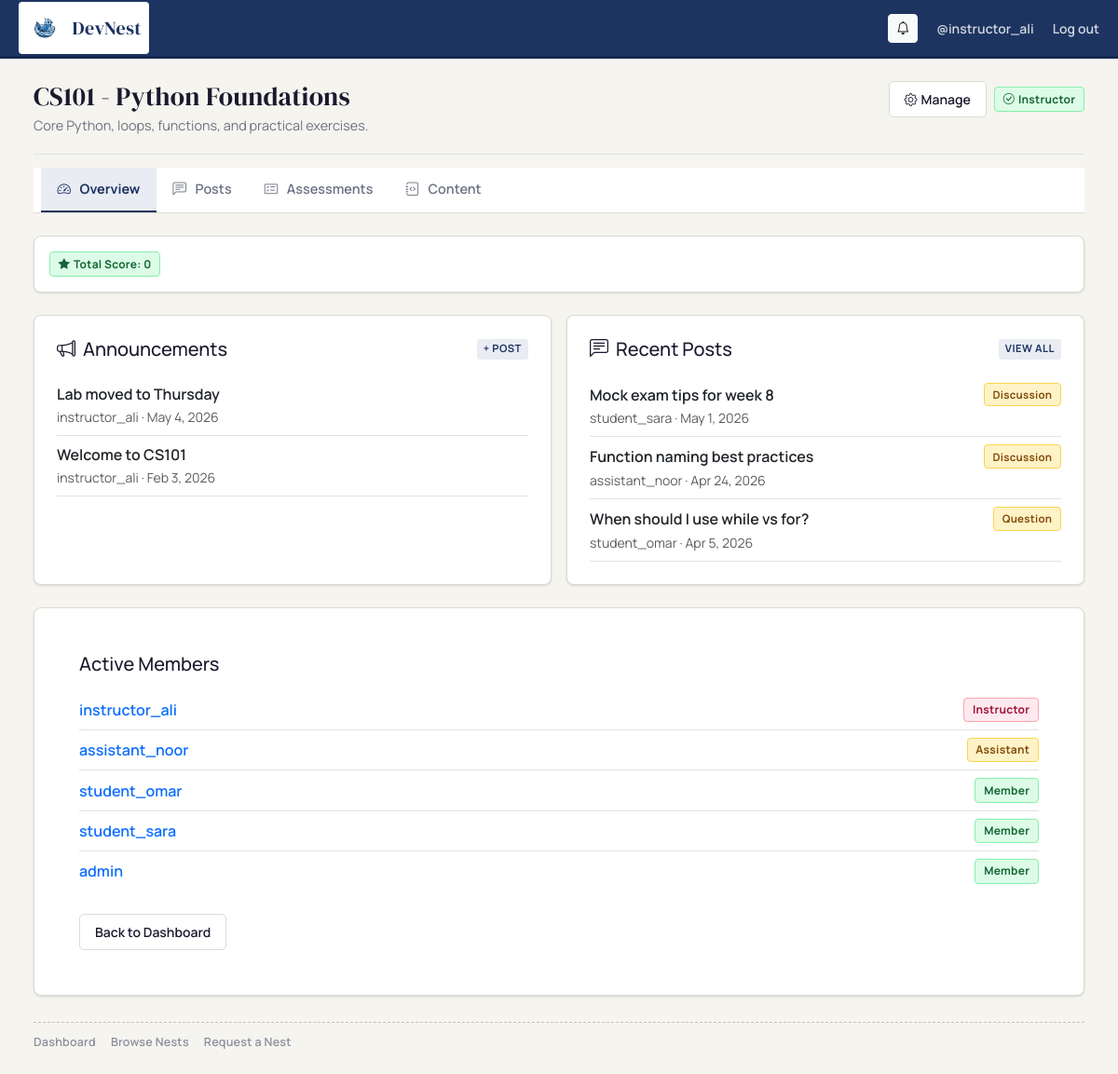
/nests/1/ (signed in), run on the app's committed database.
### nests/models.py (models this page shows, shortened)
class Nest(models.Model):
    class Status(models.TextChoices):
        PENDING  = 'pending',  'Pending'
        APPROVED = 'approved', 'Approved'
        REJECTED = 'rejected', 'Rejected'
    name        = models.CharField(max_length=255)
    description = models.TextField()
    creator     = models.ForeignKey(settings.AUTH_USER_MODEL, on_delete=models.CASCADE)
    members     = models.ManyToManyField(
        settings.AUTH_USER_MODEL,
        through='NestMembership',
        related_name='nests',
    )
    status      = models.CharField(
        max_length=20,
        choices=Status.choices,
        default=Status.PENDING,
    )
    created_at  = models.DateTimeField(auto_now_add=True)
    def membership_for(self, user):
        if not getattr(user, 'is_authenticated', False):
            return None
        return self.memberships.filter(user=user, status=NestMembership.Status.ACTIVE).first()
    def is_nest_staff(self, user):
        m = self.membership_for(user)
        return m is not None and m.role in (NestMembership.Role.INSTRUCTOR, NestMembership.Role.ASSISTANT)

class NestMembership(models.Model):
    class Role(models.TextChoices):
        INSTRUCTOR = 'instructor', 'Instructor'
        ASSISTANT  = 'assistant',  'Assistant'
        MEMBER     = 'member',     'Member'
    class Status(models.TextChoices):
        PENDING  = 'pending',  'Pending'
        ACTIVE   = 'active',   'Active'
        REJECTED = 'rejected', 'Rejected'
    nest      = models.ForeignKey(Nest, on_delete=models.CASCADE, related_name='memberships')
    user      = models.ForeignKey(settings.AUTH_USER_MODEL, on_delete=models.CASCADE, related_name='nest_memberships')
    role      = models.CharField(max_length=20, choices=Role.choices, default=Role.MEMBER)
    status    = models.CharField(max_length=20, choices=Status.choices, default=Status.PENDING)
    joined_at = models.DateTimeField(auto_now_add=True)
    class Meta:
        constraints = [
            models.UniqueConstraint(fields=['nest', 'user'], name='unique_nest_membership')
        ]
        ordering = ['nest', 'joined_at']

### posts/models.py (models this page shows, shortened)
class Post(models.Model):
    user = models.ForeignKey(User, on_delete=models.CASCADE)
    nest = models.ForeignKey(Nest, on_delete=models.CASCADE, related_name='posts', null=True, blank=True)
    title = models.CharField(max_length=200)
    content = models.TextField()
    is_pinned = models.BooleanField(default=False)
    post_type = models.ForeignKey(PostType, on_delete=models.CASCADE, default=None, null=True, blank=True)
    tags = models.ManyToManyField(PostTag, blank=True, related_name='posts')
    created_at = models.DateTimeField(auto_now_add=True)
    class Meta:
        ordering = ['-created_at']

class PostType(models.Model):
    name = models.CharField(max_length=128, unique=True)

### nests/views.py (the view)
# urls.py: path('<int:nest_id>/',        views.nest_detail_view,       name='nest_detail'),
def nest_detail_view(request: HttpRequest, nest_id: int):
    if not request.user.is_authenticated:
        return _require_auth(request, 'You must be signed in to view nest details.')
    """Dashboard for an approved nest: shows announcements and recent posts."""
    nest = get_object_or_404(Nest, pk=nest_id, status=Nest.Status.APPROVED)
    membership = nest.membership_for(request.user)
    pending_membership = nest.memberships.filter(
        user=request.user, status=NestMembership.Status.PENDING
    ).first()
    total_score = (
        Submission.objects
        .filter(student=request.user, assessment__nest=nest)
        .aggregate(total=Sum('score'))['total'] or 0
    )
    ann_type = PostType.objects.filter(name='Announcement').first()
    announcements = (
        Post.objects.filter(nest=nest, post_type=ann_type).order_by('-created_at')[:5]
        if ann_type else []
    )
    recent_posts = (
        Post.objects.filter(nest=nest)
        .exclude(post_type=ann_type)
        .order_by('-created_at')[:5]
        if ann_type else Post.objects.filter(nest=nest).order_by('-created_at')[:5]
    )
    return render(request, 'nests/nest_detail.html', {
        'nest': nest,
        'membership': membership,
        'pending_membership': pending_membership,
        'can_manage': nest.is_nest_staff(request.user) or nest.is_site_staff(request.user),
        'announcements': announcements,
        'recent_posts': recent_posts,
        'total_score': total_score,
    })

### nests/templates/nests/nest_detail.html (shortened to what this page needs)
{% extends "nests/nest_detail_base.html" %}
{% block tab_overview %}active{% endblock %}
{% block feature_content %}
<div class="nest-surface p-3 mb-4">
    <span class="nest-chip nest-chip-approved">
        <i class="bi bi-star-fill me-1"></i> Total Score: {{ total_score }}
    </span>
</div>
<div class="row g-3 mb-4">
    <div class="col-12 col-lg-6">
        <div class="nest-surface p-4 h-100 d-flex flex-column">
            <div class="d-flex justify-content-between align-items-center mb-3">
                <h5 class="mb-0"><i class="bi bi-megaphone me-2"></i>Announcements</h5>
                {% if can_manage %}
                    <a href="{% url 'nests:nest_posts' nest_id=nest.pk %}" class="nest-subnav-badge text-decoration-none">+ Post</a>
                {% endif %}
            </div>
            {% if announcements %}
                <ul class="list-group list-group-flush">
                    {% for post in announcements %}
                        <li class="list-group-item px-0 py-2 border-0 border-bottom">
                            <div class="fw-semibold">{{ post.title }}</div>
                            <small class="text-muted">{{ post.user.username }} &middot; {{ post.created_at|date:"M j, Y" }}</small>
                        </li>
                    {% endfor %}
                </ul>
            {% else %}
                <p class="text-muted mb-0">No announcements yet.</p>
            {% endif %}
        </div>
    </div>
    <div class="col-12 col-lg-6">
        <div class="nest-surface p-4 h-100 d-flex flex-column">
            <div class="d-flex justify-content-between align-items-center mb-3">
                <h5 class="mb-0"><i class="bi bi-chat-left-text me-2"></i>Recent Posts</h5>
                <a href="{% url 'nests:nest_posts' nest_id=nest.pk %}" class="nest-subnav-badge text-decoration-none">View all</a>
            </div>
            {% if recent_posts %}
                <ul class="list-group list-group-flush">
                    {% for post in recent_posts %}
                        <li class="list-group-item px-0 py-2 border-0 border-bottom">
                            <div class="d-flex justify-content-between align-items-center gap-2">
                                <span class="fw-semibold">{{ post.title }}</span>
                                {% if post.post_type %}
                                    <span class="nest-chip nest-chip-pending" style="font-size:.72rem">{{ post.post_type.name }}</span>
                                {% endif %}
                            </div>
                            <small class="text-muted">{{ post.user.username }} &middot; {{ post.created_at|date:"M j, Y" }}</small>
                        </li>
                    {% endfor %}
                </ul>
            {% else %}
                <p class="text-muted mb-0">No posts yet. <a href="{% url 'nests:nest_posts' nest_id=nest.pk %}">Start the first one.</a></p>
            {% endif %}
        </div>
    </div>
</div>
<div class="nest-surface p-4 p-md-5">
    <h5 class="mb-3">Active Members</h5>
    <ul class="list-group list-group-flush mt-2">
        {% for m in nest.memberships.all %}
            {% if m.status == 'active' %}
                <li class="list-group-item d-flex justify-content-between align-items-center px-0">
                    <a href="{% url 'accounts:user_profile_view' user_name=m.user.username %}" class="fw-semibold text-decoration-none">{{ m.user.username }}</a>
                    <span class="nest-chip {% if m.role == 'instructor' %}nest-chip-rejected{% elif m.role == 'assistant' %}nest-chip-pending{% else %}nest-chip-approved{% endif %}">
                        {{ m.get_role_display }}
                    </span>
                </li>
            {% endif %}
        {% empty %}
            <li class="list-group-item px-0 text-muted">No members yet.</li>
        {% endfor %}
    </ul>
    <div class="mt-4">
        <a href="{% url 'nests:nest_dashboard' %}" class="nest-btn-soft">Back to Dashboard</a>
    </div>
</div>
{% endblock feature_content %}

### nests/templates/nests/nest_detail_base.html (shortened to what this page needs)
{% extends "nests/base.html" %}
{% block content %}
{% if nest %}
<div class="nest-page-head pb-3 mb-0 border-bottom">
    <div>
        <h2 class="nest-page-title">{{ nest.name }}</h2>
        <p class="nest-page-subtitle mb-1">{{ nest.description }}</p>
    </div>
    <div class="d-flex gap-2 flex-wrap align-items-center">
        {% if can_manage %}
            <a href="{% url 'nests:manage_nest' nest_id=nest.pk %}" class="nest-btn-soft">
                <i class="bi bi-gear me-1"></i> Manage
            </a>
        {% endif %}
        {% if membership %}
            <span class="nest-chip nest-chip-approved align-self-center">
                <i class="bi bi-check-circle me-1"></i> {{ membership.get_role_display }}
            </span>
        {% elif pending_membership %}
            <span class="nest-chip nest-chip-pending align-self-center">
                <i class="bi bi-hourglass-split me-1"></i> Request Pending
            </span>
        {% endif %}
    </div>
</div>
<div class="nest-subnav-wrap">
    <nav class="nest-subnav" aria-label="Nest feature navigation">
        <a href="{% url 'nests:nest_detail' nest_id=nest.pk %}"
           class="nest-subnav-link {% block tab_overview %}{% endblock %}">
            <i class="bi bi-speedometer2 me-1"></i> Overview
        </a>
        <a href="{% url 'nests:nest_posts' nest_id=nest.pk %}"
           class="nest-subnav-link {% block tab_posts %}{% endblock %}">
            <i class="bi bi-chat-left-text me-1"></i> Posts
        </a>
        <a href="{% url 'assessments:assessment_page_view' nest_id=nest.pk %}"
           class="nest-subnav-link {% block tab_assessments %}{% endblock %}">
            <i class="bi bi-card-checklist me-1"></i> Assessments
        </a>
        <a href="{% url 'content:all_titles_view' %}?nest_id={{ nest.pk }}"
           class="nest-subnav-link {% block tab_content %}{% endblock %}">
            <i class="bi bi-journal-code me-1"></i> Content
        </a>
    </nav>
</div>
{% endif %}
{% block feature_content %}{% endblock %}
{% endblock %}

### nests/templates/nests/base.html (shortened to what this page needs)
{% load static %}
<!doctype html>
<html lang="en">
<head>
	<link href="https://cdn.jsdelivr.net/npm/bootstrap@5.3.3/dist/css/bootstrap.min.css" rel="stylesheet">
	<link href="https://cdn.jsdelivr.net/npm/bootstrap-icons@1.11.3/font/bootstrap-icons.css" rel="stylesheet">
	<link rel="stylesheet" href="{% static 'css/nests.css' %}">
</head>
<body class="nest-shell">
	<header class="nest-topbar">
		<div class="container-fluid nest-topbar-inner">
			<a class="nest-brand" href="/">
				<img src="{% static 'images/logo.svg' %}" alt="DevNest logo">
				<span>DevNest</span>
			</a>
			<div class="nest-user d-none d-lg-flex">
				{% if request.user.is_authenticated %}
					<div class="dropdown">
						<button class="btn btn-sm btn-light position-relative" type="button" id="nestNotifDropdown" data-bs-toggle="dropdown" aria-expanded="false" title="Notifications">
							<i class="bi bi-bell"></i>
						</button>
					</div>
					<a class="nest-user-link" href="{% url 'accounts:user_profile_view' request.user.username %}">
						@{{ request.user.username }}
					</a>
					<a class="nest-user-link" href="{% url 'accounts:log_out' %}?next={{request.path}}">Log out</a>
				{% else %}
					<a class="nest-user-link" href="{% url 'accounts:sign_in' %}?next={{request.path}}">Sign in</a>
				{% endif %}
			</div>
		</div>
	</header>
	<div class="nest-layout container-fluid">
		<main class="nest-main">
			{% block content %}{% endblock %}
			<footer class="nest-footer-links" aria-label="Nest legacy links">
				<a href="{% url 'nests:nest_dashboard' %}" class="nest-footer-link {% if request.path == '/nests/' %}active{% endif %}">
					Dashboard
				</a>
				<a href="{% url 'nests:nest_list_view' %}" class="nest-footer-link {% if '/nests/browse/' in request.path %}active{% endif %}">
					Browse Nests
				</a>
				<a href="{% url 'nests:request_nest_view' %}" class="nest-footer-link {% if '/nests/request/' in request.path %}active{% endif %}">
					Request a Nest
				</a>
			</footer>
		</main>
	</div>
</body>
</html>

### data on the page
Nest: name "CS101 - Python Foundations", description "Core Python, loops, functions, and practical exercises."
NestMembership: role "Instructor", user.username "instructor_ali"
Post: title "Lab moved to Thursday", user.username "instructor_ali", created_at "May 4, 2026"
Post: title "Welcome to CS101", user.username "instructor_ali", created_at "Feb 3, 2026"
Post: title "Mock exam tips for week 8", post_type.name "Discussion", user.username "student_sara", created_at "May 1, 2026"
Post: title "Function naming best practices", post_type.name "Discussion", user.username "assistant_noor", created_at "Apr 24, 2026"
Post: title "When should I use while vs for?", post_type.name "Question", user.username "student_omar", created_at "Apr 5, 2026"
NestMembership: user.username "assistant_noor", role "Assistant"
NestMembership: user.username "student_omar", role "Member"
NestMembership: user.username "student_sara", role "Member"
NestMembership: user.username "admin", role "Member"

### other printed values
{{ request.user.username }} "instructor_ali"
{{ total_score }} "0"
